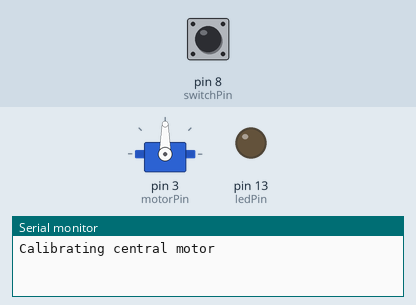
The sketch below on a simulated Arduino Uno, built with avr-gcc and run on an emulated ATmega328P. Shown: servo, output pins drawn as LEDs (lit = HIGH), the last lines printed to the serial monitor. The inputs (shaded band) are chosen by the test bench; at power-on: pin 8 (switchPin) LOW.

Above: at 1.2 s.
1.3 s: pin 8 (switchPin) pulled HIGH for 0.15 s
At 1.8 s:
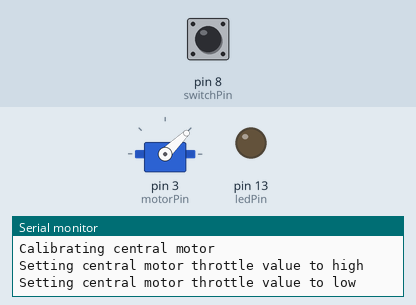
2.9 s: pin 8 (switchPin) pulled HIGH for 3.2 s
At 3.5 s:
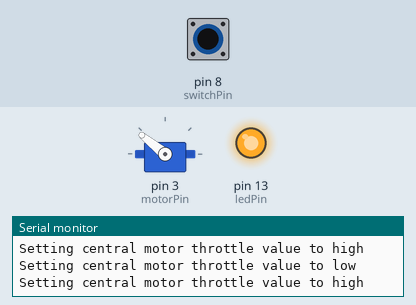
Timing chart, 0 to 7.6 s (numbered marks = the images above; inputs shaded):
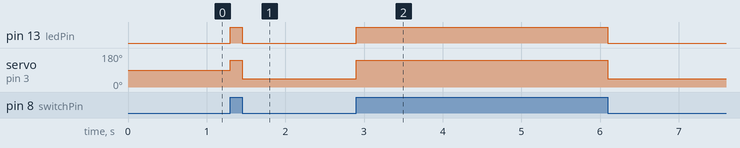

The sketch:

CentralMotorCalibration.ino
```cpp
#include <Servo.h>

const int motorPin = 3;
const int switchPin = 8;
const int ledPin = 13;

Servo C;
int PWMLow = 1000;
int PWMHigh = 2000;
int switchState = 0;
int lastSwitchState = 0;

void setup() {
    pinMode(switchPin, INPUT);
    pinMode(ledPin, OUTPUT);

    C.attach(motorPin);

    Serial.begin(115200);
    //while(!Serial.available()) {}

    Serial.println("Calibrating central motor");
}

void loop() {
    switchState = digitalRead(switchPin);

    if (switchState != lastSwitchState) {
        if (switchState == HIGH) {
            Serial.println("Setting central motor throttle value to high");
            digitalWrite(ledPin, HIGH);
            C.writeMicroseconds(PWMHigh);
        } else {
            Serial.println("Setting central motor throttle value to low");
            digitalWrite(ledPin, LOW);
            C.writeMicroseconds(PWMLow);
        }
    }

    lastSwitchState = switchState;
}
```

Measured:
- after the input at 1.3 s, pin 13 (ledPin): LOW → HIGH at once, → LOW 0.15 s later; servo on pin 3 (motorPin): 90° → 141° at once, → 44° 0.15 s later
- after the input at 2.9 s, pin 13 (ledPin): LOW → HIGH at once, → LOW 3.2 s later; servo on pin 3 (motorPin): 44° → 141° at once, → 44° 3.2 s later
